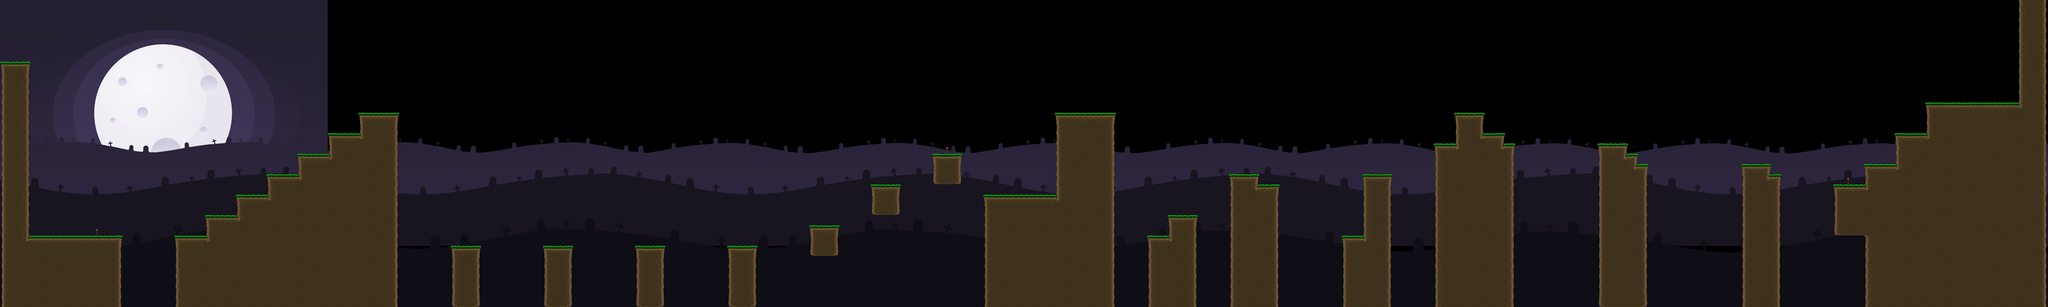

Tiled map render using the project's own tile images. Description and the map definition, with tile-layer contents summarised, below:
An orthogonal 200x30 tile map with 32x32 px tiles, 1 tile layer (Scenario), 7 image layers and 91 objects.

<map version="1.0" tiledversion="1.0.3" orientation="orthogonal" renderorder="right-down" width="200" height="30" tilewidth="32" tileheight="32" nextobjectid="125">
 <tileset firstgid="1" name="Metroidvania Tileset" tilewidth="32" tileheight="32" tilecount="64" columns="8">
  <image source="../assets/Metroidvania Tileset.png" width="256" height="256" />
  <terraintypes>
   <terrain name="Dirt" tile="-1" />
   <terrain name="Stone" tile="-1" />
  </terraintypes>
  <tile id="0" terrain=",,,0" />
  <tile id="1" terrain=",,0,0" />
  <tile id="2" terrain=",,0," />
  <tile id="8" terrain=",0,,0" />
  <tile id="9" terrain="0,0,0,0" />
  <tile id="10" terrain="0,,0," />
  <tile id="16" terrain=",0,," />
  <tile id="17" terrain="0,0,," />
  <tile id="18" terrain="0,,," />
  <tile id="24" terrain="0,0,0," />
  <tile id="25" terrain="0,0,,0" />
  <tile id="27" terrain=",,,1" />
  <tile id="28" terrain=",,1,1" />
  <tile id="29" terrain=",,1," />
  <tile id="32" terrain="0,,0,0" />
  <tile id="33" terrain=",0,0,0" />
  <tile id="35" terrain=",1,,1" />
  <tile id="36" terrain="1,1,1,1" />
  <tile id="37" terrain="1,,1," />
  <tile id="43" terrain=",1,," />
  <tile id="44" terrain="1,1,," />
  <tile id="45" terrain="1,,," />
 </tileset>
 <imagelayer name="Parallax_1">
  <image source="../assets/Background_moon.png" width="1024" height="768" />
  <properties>
   <property name="speed" type="float" value="0" />
  </properties>
 </imagelayer>
 <imagelayer name="Parallax_2" offsetx="-32" offsety="384">
  <image source="../assets/Background_3.png" width="4091" height="249" />
  <properties>
   <property name="speed" type="float" value="0.15" />
  </properties>
 </imagelayer>
 <imagelayer name="Parallax_2.1" offsetx="4058" offsety="387">
  <image source="../assets/Background_3.png" width="4091" height="249" />
  <properties>
   <property name="speed" type="float" value="0.15" />
  </properties>
 </imagelayer>
 <imagelayer name="Parallax_3" offsetx="-160" offsety="448">
  <image source="../assets/Background_2.png" width="4093" height="321" />
  <properties>
   <property name="speed" type="float" value="0.5" />
  </properties>
 </imagelayer>
 <imagelayer name="Parallax_3.1" offsetx="3932.58" offsety="448.75">
  <image source="../assets/Background_2.png" width="4093" height="321" />
  <properties>
   <property name="speed" type="float" value="0.5" />
  </properties>
 </imagelayer>
 <imagelayer name="Parallax_4" offsetx="-320" offsety="480">
  <image source="../assets/Background_1.png" width="4101" height="588" />
  <properties>
   <property name="speed" type="float" value="1" />
  </properties>
 </imagelayer>
 <imagelayer name="Parallax_4.1" offsetx="3777.83" offsety="492">
  <image source="../assets/Background_1.png" width="4101" height="588" />
  <properties>
   <property name="speed" type="float" value="1" />
  </properties>
 </imagelayer>
 <layer name="Scenario" width="200" height="30">
  <data>[6000 cells, 1526 non-empty, 13 distinct tile ids]</data>
 </layer>
 <objectgroup name="Colliders">
  <object id="1" x="0" y="192" width="96" height="10" />
  <object id="5" x="544" y="736" width="96" height="10" />
  <object id="6" x="640" y="672" width="96" height="10" />
  <object id="7" x="736" y="608" width="96" height="10" />
  <object id="8" x="832" y="544" width="96" height="10" />
  <object id="9" x="928" y="480" width="96" height="10" />
  <object id="10" x="1024" y="416" width="96" height="10" />
  <object id="14" x="1120" y="352" width="128" height="10" />
  <object id="16" x="1408" y="768" width="96" height="10" />
  <object id="17" x="1696" y="768" width="96" height="10" />
  <object id="21" x="96" y="736" width="153.333" height="10" />
  <object id="23" x="1984" y="768" width="96" height="10" />
  <object id="24" x="2272" y="768" width="96" height="10" />
  <object id="25" x="2528" y="704" width="96" height="10" />
  <object id="26" x="2720" y="576" width="96" height="10" />
  <object id="28" x="3072" y="608" width="224" height="10" />
  <object id="29" x="3296" y="352" width="192" height="10" />
  <object id="30" x="3584" y="736" width="64" height="10" />
  <object id="31" x="3648" y="672" width="96" height="10" />
  <object id="32" x="3840" y="544" width="96" height="10" />
  <object id="33" x="3936" y="576" width="64" height="10" />
  <object id="34" x="4192" y="736" width="64" height="10" />
  <object id="35" x="4256" y="544" width="96" height="10" />
  <object id="37" x="4480" y="448" width="64" height="10" />
  <object id="38" x="4544" y="352" width="96" height="10" />
  <object id="39" x="4640" y="416" width="64" height="10" />
  <object id="40" x="4704" y="448" width="32" height="10" />
  <object id="41" x="4992" y="448" width="96" height="10" />
  <object id="42" x="5088" y="480" width="32" height="10" />
  <object id="43" x="5120" y="512" width="32" height="10" />
  <object id="44" x="5440" y="512" width="96" height="10" />
  <object id="45" x="5536" y="544" width="32" height="10" />
  <object id="47" x="5824" y="512" width="96" height="10" />
  <object id="49" x="5920" y="416" width="96" height="10" />
  <object id="50" x="6016" y="320" width="288" height="10" />
  <object id="55" x="348.667" y="736" width="35.3333" height="10" />
 </objectgroup>
 <objectgroup name="Colliders Wall">
  <object id="56" x="64" y="202.072" width="32" height="544.261" />
  <object id="57" x="348.667" y="745.979" width="35" height="224.688" />
  <object id="58" x="544" y="745.818" width="32" height="224" />
  <object id="59" x="640" y="681.818" width="32" height="64" />
  <object id="60" x="736" y="618" width="32" height="64" />
  <object id="61" x="832" y="554" width="32" height="64" />
  <object id="63" x="928" y="490" width="32" height="64" />
  <object id="64" x="1024" y="426" width="32" height="64" />
  <object id="65" x="1120" y="362" width="32" height="64" />
  <object id="66" x="1216" y="362" width="32" height="608" />
  <object id="67" x="1408" y="778" width="32" height="192" />
  <object id="68" x="1472" y="778" width="32" height="192" />
  <object id="69" x="1696" y="778" width="32" height="192" />
  <object id="70" x="1760" y="778" width="32" height="192" />
  <object id="71" x="1984" y="778" width="32" height="192" />
  <object id="72" x="2048" y="778" width="32" height="192" />
  <object id="73" x="2272" y="778" width="32" height="192" />
  <object id="74" x="2336" y="778" width="32" height="192" />
  <object id="75" x="2528" y="714" width="32" height="96" />
  <object id="76" x="2592" y="714" width="32" height="96" />
  <object id="77" x="2720" y="586" width="32" height="96" />
  <object id="78" x="2784" y="586" width="32" height="96" />
  <object id="82" x="3072" y="618" width="32" height="352" />
  <object id="83" x="3296" y="362" width="32" height="256" />
  <object id="84" x="3456" y="362" width="32" height="608" />
  <object id="86" x="3584" y="746" width="32" height="224" />
  <object id="87" x="3648" y="682" width="32" height="64" />
  <object id="88" x="3712" y="682" width="32" height="288" />
  <object id="90" x="3840" y="554" width="32" height="416" />
  <object id="91" x="3968" y="586" width="32" height="384" />
  <object id="92" x="3904" y="554" width="32" height="32" />
  <object id="93" x="4192" y="746" width="32" height="224" />
  <object id="94" x="4256" y="554" width="32" height="192" />
  <object id="95" x="4320" y="554" width="32" height="416" />
  <object id="96" x="4480" y="458" width="32" height="510" />
  <object id="97" x="4544" y="362" width="32" height="96" />
  <object id="99" x="4608" y="362" width="32" height="64" />
  <object id="100" x="4672" y="426" width="32" height="32" />
  <object id="101" x="4704" y="458" width="32" height="512" />
  </objectgroup>
 <objectgroup name="Enemies">
  <!-- 2 objects omitted --></objectgroup>
 <objectgroup name="EnemyBlocker">
  <!-- 1 objects omitted --></objectgroup>
 <objectgroup name="EnemyBlocker" />
</map>
<!-- 16 of 91 objects omitted -->
